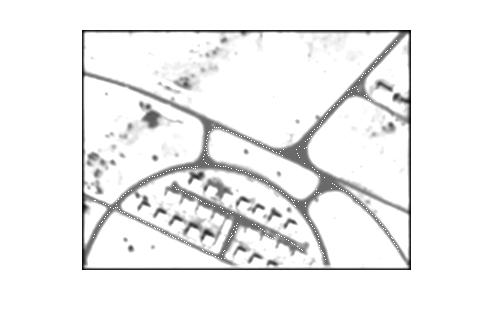
%> input picture code/image/untitled.jpg, 493 x 326 px, given in place of Untitled.png, which was not available
$ octave Untitled.m   (GNU Octave 9; MATLAB toolbox functions it lacks are replaced by stand-ins)
%> lines starting %> are read from the running program, lines starting %| are printed output that depends on the picture; pictures that were not available may be replaced by others from this repository, and a replacement may not be noted
### code/M_SOBEL_GRADIENT.m
function [grad ] = M_SOBEL_GRADIENT (mask)

global x
[M , N ] = size(x);

for i = 2:M-1
for j= 2 : N-1

s1 = x(i-1 , j-1 ) * mask(1,1);
s2 = x(i-1 , j ) * mask(1,2);
s3 = x(i-1 , j+1 ) * mask(1,3);
s4 = x(i , j-1 ) * mask(2,1);
s5 = x(i , j ) * mask(2,2);
s6 = x(i , j+1 ) * mask(2,3);
s7 = x(i+1 , j-1 ) * mask(3,1);
s8 = x(i+1 , j ) * mask(3,2);
s9 = x(i+1 , j+1 ) * mask(3,3);

s=s1+s2+s3+s4+s5+s6+s7+s8+s9;
grad(i,j) = s;

end
end

### code/Untitled.m

global x
a=imread  ( 'C:\Users\saeed\Desktop\Untitled.png');
%> a is the input picture: size 326x493x3 uint8; min 0, max 255, mean 240.7
b=rgb2gray(a);
x=double(b);
 mask_1 = [ 1 2 1 ; 0 0 0 ; -1 -2 -1 ] ;
 mask_3 = [ 1 0 -1 ; 2 0 -2 ; 1 0 -1 ] ;
 mask_2 = [ -2 -1 0 ; -1 0 1 ; 0 1 2 ] ;
 mask_4 = [ 0 1 2 ; -1 0 1 ; -2 -1 0 ] ;

[M , N ]= size(x);
%> M = 326; N = 493
cut = 200
gradient= abs(M_SOBEL_GRADIENT (mask_1));
%> after the loop in M_SOBEL_GRADIENT, `for i = 2:M-1`:
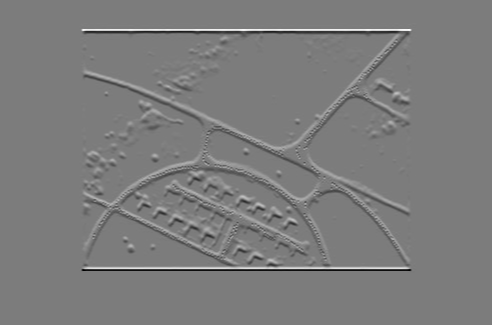
%> grad: size 325x492 double; min -960, max 1005, mean 0; drawn with min black and max white
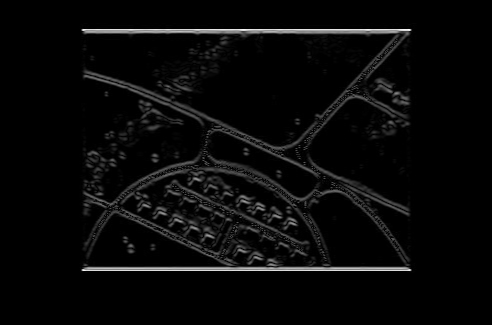
%> gradient: size 325x492 double; min 0, max 1005, mean 35.4; drawn with min black and max white
imshow(uint8(gradient))
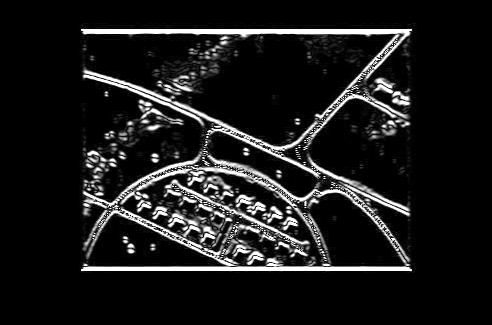
%> displayed picture: size 325x492, on the screen's scale of 0 to 255; min 0, max 255, mean 27
